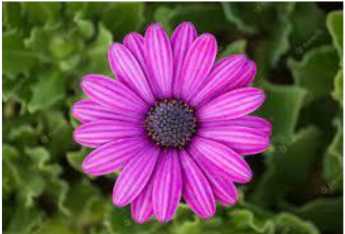
#> input picture Lab_Programs/image-4.png, 345 x 234 px
$ python program-30.py
#> lines starting #> are read from the running program, lines starting #| are printed output that depends on the picture
import cv2
import numpy as np

img = cv2.imread("image-4.png",0)
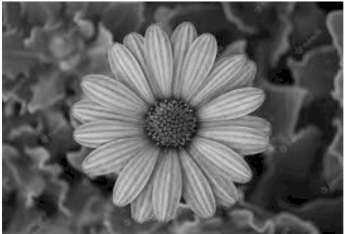
#> img: shape (234, 345); min 0, max 255, mean 96.3
kernel = np.ones((5,5),np.uint8)

dilation = cv2.dilate(img,kernel)
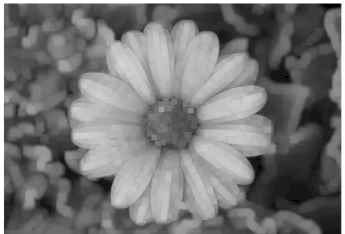
#> dilation: shape (234, 345); min 0, max 255, mean 118

cv2.imshow("Dilation",dilation)
cv2.waitKey(0)
cv2.destroyAllWindows()

$ run again, with Lab_Programs/image-1.png copied over Lab_Programs/image-4.png
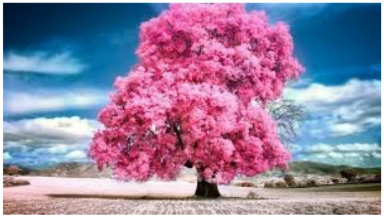
#> input picture Lab_Programs/image-1.png, 384 x 217 px
#> `img = cv2.imread("image-4.png",0)`:
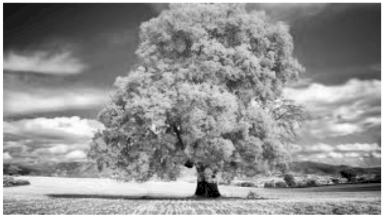
#> img: shape (217, 384); min 0, max 255, mean 145.8
#> `dilation = cv2.dilate(img,kernel)`:
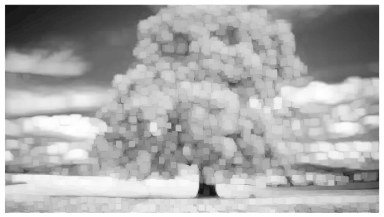
#> dilation: shape (217, 384); min 21, max 255, mean 172.2

$ run again, with Lab_Programs/image-2.png copied over Lab_Programs/image-4.png
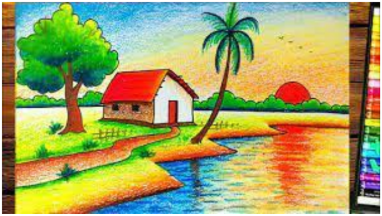
#> input picture Lab_Programs/image-2.png, 382 x 216 px
#> `img = cv2.imread("image-4.png",0)`:
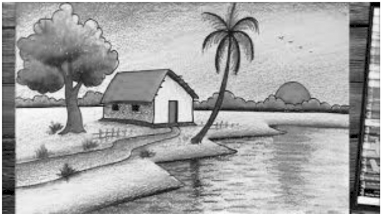
#> img: shape (216, 382); min 0, max 255, mean 164.4
#> `dilation = cv2.dilate(img,kernel)`:
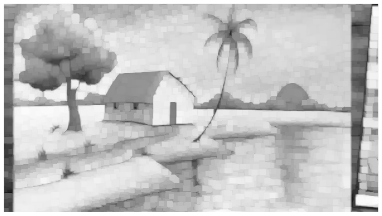
#> dilation: shape (216, 382); min 21, max 255, mean 194

$ run again, with Lab_Programs/image-3.png copied over Lab_Programs/image-4.png
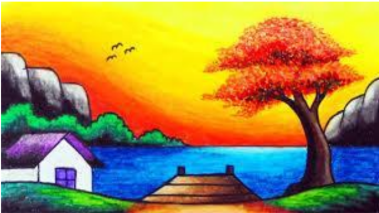
#> input picture Lab_Programs/image-3.png, 379 x 213 px
#> `img = cv2.imread("image-4.png",0)`:
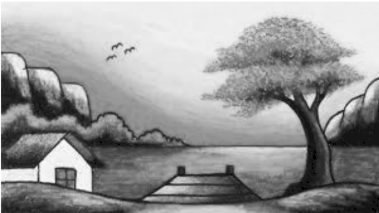
#> img: shape (213, 379); min 0, max 255, mean 152.7
#> `dilation = cv2.dilate(img,kernel)`:
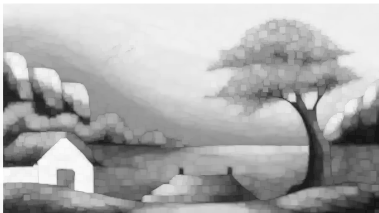
#> dilation: shape (213, 379); min 21, max 255, mean 172.3
